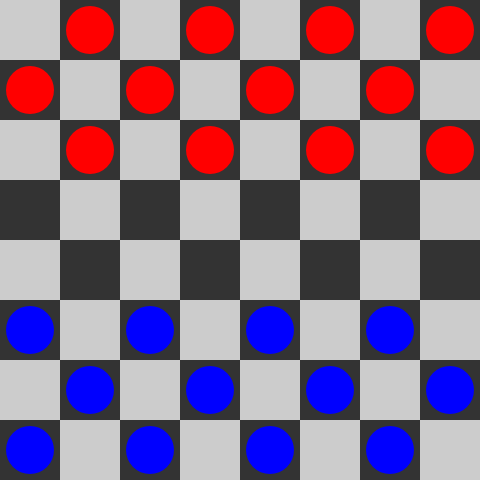
Frame 1 (no input)
Frame 60 (no input): identical to frame 1, image omitted
Frame 120 (the mouse pressed at the canvas centre since frame 60): identical to frame 1, image omitted

The p5.js sketch that drew this single still picture (run headless with seeded random() and noise() and a simulated clock; from frame 60 on, the mouse is pressed at the canvas centre):

// p5.js sketch
// ── sketch.js
const cols = 8;
const rows = 8;
const board = Array(rows).fill().map(() => Array(cols).fill(0));

const w = 60;
const dw = 48;

const SELECT_STATE = 0;
const MOVE_STATE = 1;
let state = SELECT_STATE;
let selectedI = -1;
let selectedJ = -1;

const BLUE = 1;
const RED = 2;
const WHITE = 1;
const BLACK = 2;
let player = BLUE;

function setup() {
  createCanvas(cols*w, rows*w);
  for (let j = 0; j < 3; j++) {
    for (let i = 0; i < cols; i++) {
      if (i % 2 != j % 2) {
        board[j][i] = 2;
      }
    }
  }
  
  for (let j = rows-3; j < rows; j++) {
    for (let i = 0; i < cols; i++) {
      if (i % 2 != j % 2) {
        board[j][i] = 1;
      }
    }
  }
}

function draw() {
  background(220);
  for (let j = 0; j < rows; j++) {
    for (let i = 0; i < cols; i++) {
      noStroke();
      fill(51);
      if (i % 2 == j % 2) {
        fill(204);
      }
      rect(i*w, j*w, w, w);
      
      if (board[j][i] > 0) {
        if (board[j][i] == 1) {
          fill(0, 0, 255);
        } else if (board[j][i] == 2) {
          fill(255, 0, 0);
        }
        if (i == selectedI && j == selectedJ) {
          stroke(255, 255, 0);
        }
        circle(i*w + w/2, j*w + w/2, dw);
      }
    }
  }
}

function mousePressed() {
  const i = floor(mouseX / w);
  const j = floor(mouseY / w);
  if (state == SELECT_STATE) {
    if (board[j][i] == player) {
      selectedI = i;
      selectedJ = j;
    }
    state = MOVE_STATE;
  } else if (state == MOVE_STATE) {
    if (board[j][i] == player) {
      selectedI = i;
      selectedJ = j;
    } else if (board[j][i] == 0) {
      if (player == 1) {
        if ((i == selectedI-1 || i == selectedI+1) && j == selectedJ-1) {
          board[j][i] = player;
          board[selectedJ][selectedI] = 0;
          player = 2;
          state = SELECT_STATE;
        }
      } else if (player == 2) {
        if ((i == selectedI-1 || i == selectedI+1) && j == selectedJ+1) {
          board[j][i] = player;
          board[selectedJ][selectedI] = 0;
          player = 1;
          state = SELECT_STATE;
        }
      }
    }
  }
}
